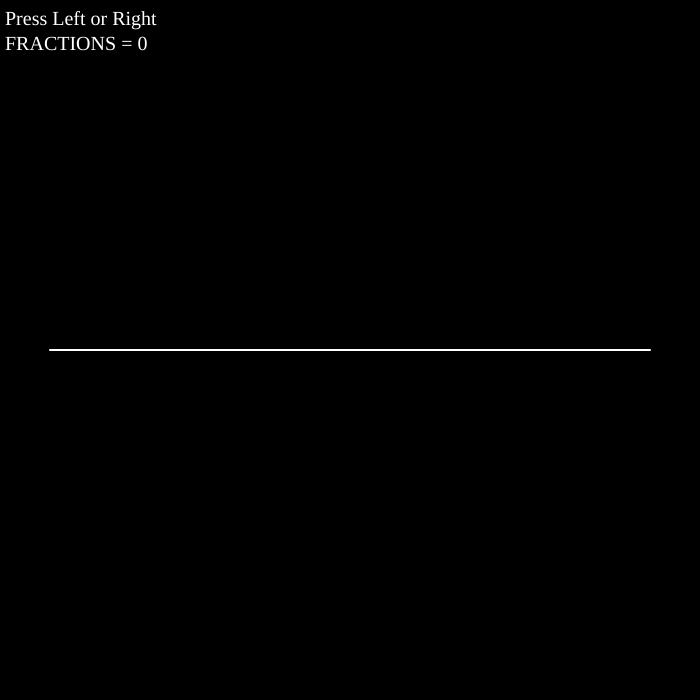
Frame 1 (no input)
Frame 60 (no input): identical to frame 1, image omitted
Frame 120 (the mouse pressed at the canvas centre since frame 60): identical to frame 1, image omitted

The p5.js sketch that drew this single still picture (run headless with seeded random() and noise() and a simulated clock; from frame 60 on, the mouse is pressed at the canvas centre):

// p5.js sketch
// ── sketch.js
function setup() {
  createCanvas(700, 700);
  fractions = 0;
}

function draw() {
  background(0);
  strokeWeight(2);
  stroke(255, 255, 255);

  noFill();
  beginShape();
  vertex(50, 350);
  fractal(50, 350, 650, 350, 0);
  vertex(650, 350);
  endShape();
  
  noStroke();
  fill(255);
  textFont('Impact');
  textSize(20);
  text("Press Left or Right", 5, 25);  
  text("FRACTIONS = " + fractions, 5, 50);
}

function fractal(x0, y0, x9, y9, iteration) {
  if (iteration == fractions) return;
  iteration++;
  var lengthX = (x9 - x0) / 4;
  var lengthY = (y9 - y0) / 4;

  var x1 = x0 + lengthX;
  var y1 = y0 + lengthY;
  fractal(x0, y0, x1, y1, iteration);

  vertex(x1, y1);
  var x2 = x1 + lengthY;
  var y2 = y1 - lengthX;
  fractal(x1, y1, x2, y2, iteration);

  vertex(x2, y2);
  var x3 = x2 + lengthX;
  var y3 = y2 + lengthY;
  fractal(x2, y2, x3, y3, iteration);

  vertex(x3, y3);
  var x4 = x3 - lengthY;
  var y4 = y3 + lengthX;
  fractal(x3, y3, x4, y4, iteration);

  vertex(x4, y4);
  var x5 = x4 - lengthY;
  var y5 = y4 + lengthX;
  fractal(x4, y4, x5, y5, iteration);

  vertex(x5, y5);
  var x6 = x5 + lengthX;
  var y6 = y5 + lengthY;
  fractal(x5, y5, x6, y6, iteration);

  vertex(x6, y6);
  var x7 = x6 + lengthY;
  var y7 = y6 - lengthX;
  fractal(x6, y6, x7, y7, iteration);

  vertex(x7, y7);
  var x8 = x7 + lengthX;
  var y8 = y7 + lengthY;
  fractal(x7, y7, x8, y8, iteration);
}

function keyPressed() {
  if (keyCode === LEFT_ARROW && fractions > 0) {
    print(fractions);
    fractions--;
  } else if (keyCode === RIGHT_ARROW && fractions < 4) {
    print(fractions);
    fractions++;
  }
  return false;
}
